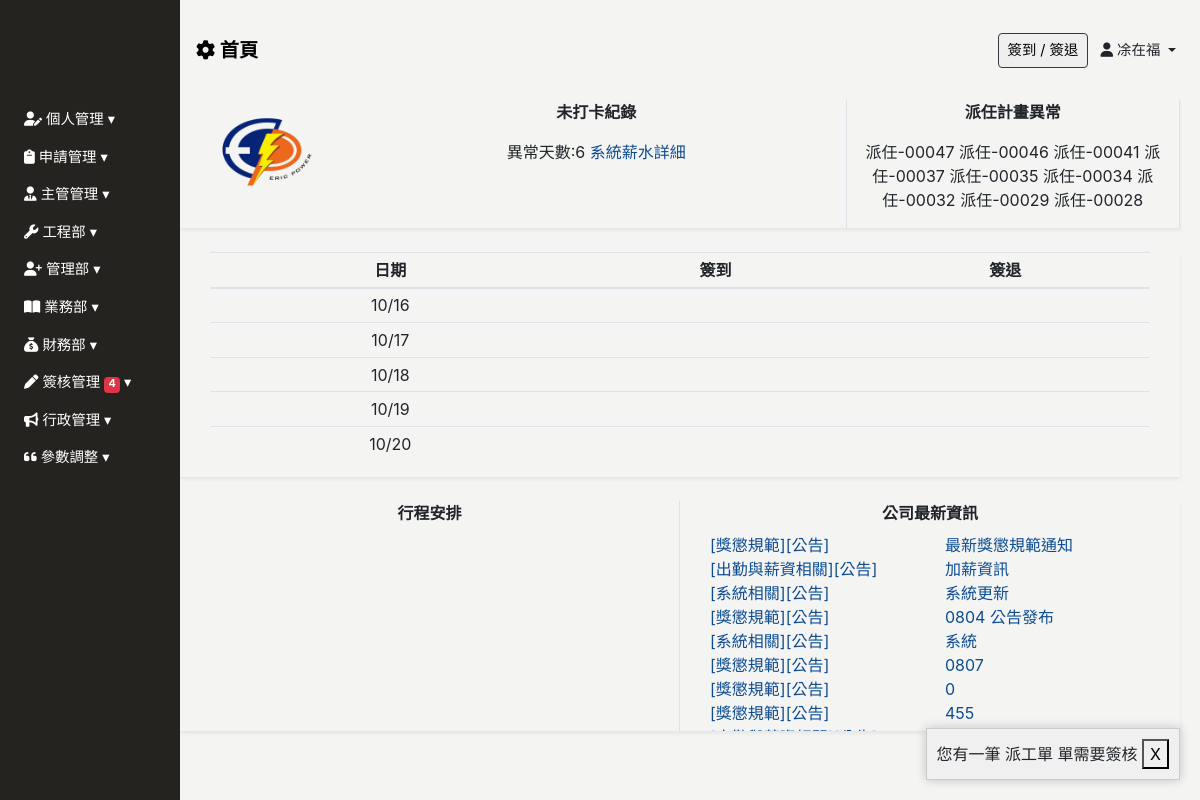
Before: / (signed in) with the older database file.
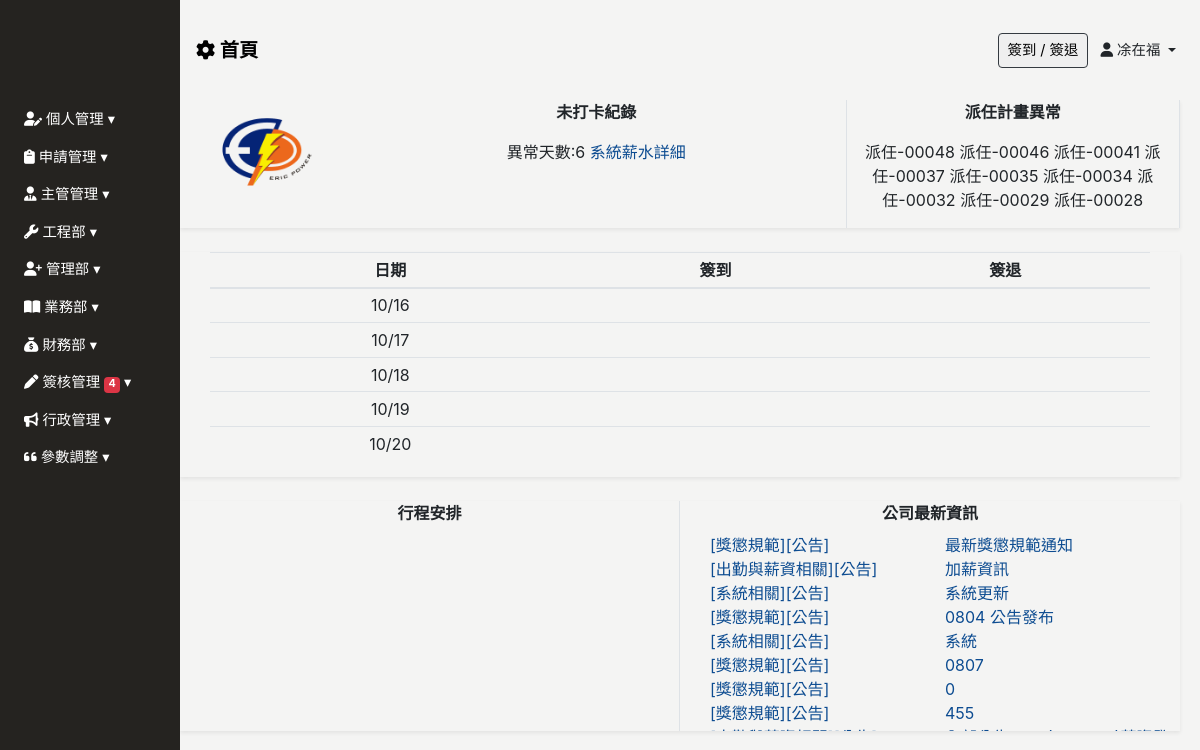
After: the same page with the newer database file.
### Backend/models.py (models this page shows, shortened)
class SysMessage(models.Model):
    Target_user = models.ForeignKey("Employee", related_name="sys_messages", on_delete=models.SET_NULL, null=True, blank=True, verbose_name='顯示對象')
    content = models.TextField(verbose_name='內容')
    watch = models.BooleanField(default=False,verbose_name='已看過')
    class Meta:
        verbose_name = '系統消息'
        verbose_name_plural = verbose_name

### Frontend/views.py (the view, shortened to what this page needs)
# urls.py: path('', views.Index.as_view(), name="index"),
class Index(View):
    def get(self,request):
        def calculate_annual_leave():
            from Backend.models import AnnualLeave
            from datetime import timedelta
            from datetime import datetime
            import math
            employee = request.user.employee
            start_work_date = employee.start_work_date
            if not start_work_date:
                return
            years = employee.seniority()
            today = datetime.today().date()
            end_date = employee.start_work_date - timedelta(days=1)
            end_date = end_date.replace(year=today.year + 1)
            print(years)
            print("end_date")
            print(end_date)
            if years == "人資單位未填寫入值日" or years <0.6:
                return 0
            if  not (today.month == start_work_date.month and today.day == start_work_date.day):
                return
        if not isinstance(request.user, AnonymousUser):
            calculate_annual_leave()
            news = News.objects.all()
            employeeid = request.user.employee
            clock_inout = get_weekly_clock_data(employeeid)
            related_projects = Project_Job_Assign.objects.filter(lead_employee__in=[employeeid])|Project_Job_Assign.objects.filter(    work_employee__in=[employeeid]        )
            related_projects = related_projects.distinct()
            employee_assign_ids = Project_Job_Assign.get_assignments()
            grouped_projects = {}
            for project in related_projects:
                if project.attendance_date:
                    date_str = project.attendance_date
                    if date_str >= date.today():
                        if date_str in grouped_projects:
                            grouped_projects[date_str].append(project)
                        else:
                            grouped_projects[date_str] = [project]
            sorted_grouped_projects = dict(sorted(grouped_projects.items()))
            work_list= Clock.get_hour_for_month(employeeid,date.today().year,date.today().month)
            context = {
                'clock_inout':clock_inout,
                'news':news,
                'work_list':work_list,
                "grouped_projects":sorted_grouped_projects,
                "employee_assign_ids":employee_assign_ids,
            }
            return render(request, 'index/index-login.html', context)
        else:
            return render(request, 'index/index-unlogin.html')

### Backend/context_processors.py (called while the page is built)
def pass_test_func(request):
    pass_test_func = settings.PASS_TEST_FUNC
    return {"pass_test_func":pass_test_func}

def sys_messages(request):
    if  isinstance(request.user, AnonymousUser):
        return {'sys_messages': {}}
    get_sys_messages = SysMessage.objects.filter(Target_user=request.user.employee,watch=False)
    bottom_position = 20  # 初始底部位置
    sys_messages_data = []
    for msg in get_sys_messages:
        sys_messages_data.append({
            'id': msg.id,
            'content': msg.content,
            'bottom': bottom_position
        })
        bottom_position += 70
    return {'sys_messages': sys_messages_data}

def client_list(request):
    clients = Client.objects.all()
    return {'clients': clients}

### Backend/models.py (called while the page is built)
    def seniority(self):
        start_work_date= self.start_work_date
        if start_work_date == None :
            return "人資單位未填寫入值日"
        today = datetime.today().date()
        total_months = (today.year - start_work_date.year) * 12 + (today.month - start_work_date.month)
        seniority_value = round(total_months / 12,2)
        return seniority_value

    def get_show_id(self):
        return f"派任-{str(self.id).zfill(5)}"

### Frontend/templates/index/index-login.html (shortened to what this page needs)
{% extends 'base/base_dashboard.html' %}
{% block import %}
{% load static%}
{% endblock %}
{% load custom_tags %}
{% block main %}
<div class="main">
    <div class="container shadow-sm">
        <div class="row text-center">
            <div class="col-2">
                <img src="{% static 'img/logo/logo_removebg.png' %}" width="120" class="img-fluid" alt="艾力克電機">
            </div>
            <div class="clock-inout-record border-right col-6">
                <div class="clock-inout-record-title font-weight-bold">未打卡紀錄</div>
                <div class="clock-inout-record-content my-3">
                    {% if work_list.error_time == 0 %}
                    無異常
                    {% else %}
                    異常天數:{{work_list.error_time }}
                    <a href="" data-toggle="modal" data-target="#myModal">系統薪水詳細</a>
                    {% endif %}
                </div>
            </div>
            {% if user|in_group_T_or_F:"工程" or pass_test_func %}
            <div class="clock-inout-record border-right col-4">
                <div class="clock-inout-record-title font-weight-bold">派任計畫異常</div>
                <div class="clock-inout-record-content my-3">
                    {% for item in employee_assign_ids %}
                    {{ item }}
                    {% endfor %}
                </div>
            </div>
            {% endif %}
        </div>
    </div>
    <div class="container shadow-sm mt-4">
        <div class="row text-center">
            <div class="col-12" style="min-height: 150px;">
                <div class="container table-responsive">
                    <table class="table table-sm table-hover">
                        <thead>
                            <tr class="text-nowrap">
                                <th>日期</th>
                                <th>簽到</th>
                                <th>簽退</th>
                            </tr>
                        </thead>
                        <tbody>
                            {% for e in clock_inout %}
                            <tr>
                                <td>{{ e.day }}</td>
                                <td>{{ e.checkin }}</td>
                                <td>{{ e.checkout }}</td>
                            </tr>
                            {% endfor %}
                        </tbody>
                    </table>
                </div>
            </div>
        </div>
    </div>
    <div class="container shadow-sm mt-4">
        <div class="row">
            <div class="col-12 col-md-6  border-right" style="height: 230px;overflow: scroll;">
                <div class="font-weight-bold mb-2 text-center"
                    style="position: sticky; top: 0;background: #f4f4f3;z-index: 1;">行程安排</div>
            </div>
            <div class=" col-12 col-md-6" style="height: 230px;overflow: scroll;">
                <div class="font-weight-bold mb-2 text-center"
                    style="position: sticky; top: 0;background: #f4f4f3;z-index: 1;">公司最新資訊</div>
                <div class="news container">
                    {% for n in news %}
                    <a href="" data-toggle="modal" data-target="#news-modal"
                        data-content="{{ n.title }}|{{ n.get_category_display }}|{{ n.get_type_display }}|{{ n.get_level_display }}|{{ n.created_date }}|{{ n.editor_content }}">
                        <div class="row">
                            <div class="col-6" style="overflow-x: hidden;">
                                [{{ n.get_category_display }}][{{ n.get_type_display }}]
                            </div>
                            <div class="col-6" style="overflow-x: hidden;">
                                {{ n.title }}
                            </div>
                        </div>
                    </a>
                    {% endfor %}
                </div>
            </div>
        </div>
    </div>
</div>
{% endblock %}

### Frontend/templates/base/base_dashboard.html (shortened to what this page needs)
<!DOCTYPE html>
<html lang="zh-Hant">
<head>
    <link rel="stylesheet" href="https://stackpath.bootstrapcdn.com/bootstrap/4.2.1/css/bootstrap.min.css"
>
    <link rel="stylesheet" href="https://cdnjs.cloudflare.com/ajax/libs/font-awesome/6.4.0/css/all.min.css">
    <link href="https://unpkg.com/bootstrap-table@1.22.1/dist/bootstrap-table.min.css" rel="stylesheet">
    <link href="https://cdn.rawgit.com/harvesthq/chosen/gh-pages/chosen.min.css" rel="stylesheet" />
    {% load static%}
    <link rel="stylesheet" href="{% static 'css/base/base.css' %}">
    <link rel="stylesheet" href="{% static 'css/index/index-login.css' %}">
    <link href="https://cdn.jsdelivr.net/npm/select2@4.1.0-rc.0/dist/css/select2.min.css" rel="stylesheet" />
</head>
<body>
    {% include 'base/sidebar.html' %}
    {% include 'base/header.html' %}
    {% block main %}
    {% endblock %}
    {% for sys_message in sys_messages %}
    <div class="sys-message-popup" data-message-id="{{ sys_message.id }}" style="bottom: {{ sys_message.bottom }}px;">
        <span id="sys-message-content">{{ sys_message.content }}</span>
        <button class="sys-close-button">X</button>
    </div>
    {% endfor %}
</body>
<link href="https://cdn.jsdelivr.net/npm/sweetalert2@11.7.16/dist/sweetalert2.min.css
" rel="stylesheet">
</html>

Changed rows visible on the page:
removed SysMessage: content "您有一筆 派工單 單需要簽核"
Other visible differences:
new list line: "派任-00048"
list line gone: "派任-00047"
list line gone: "X"
